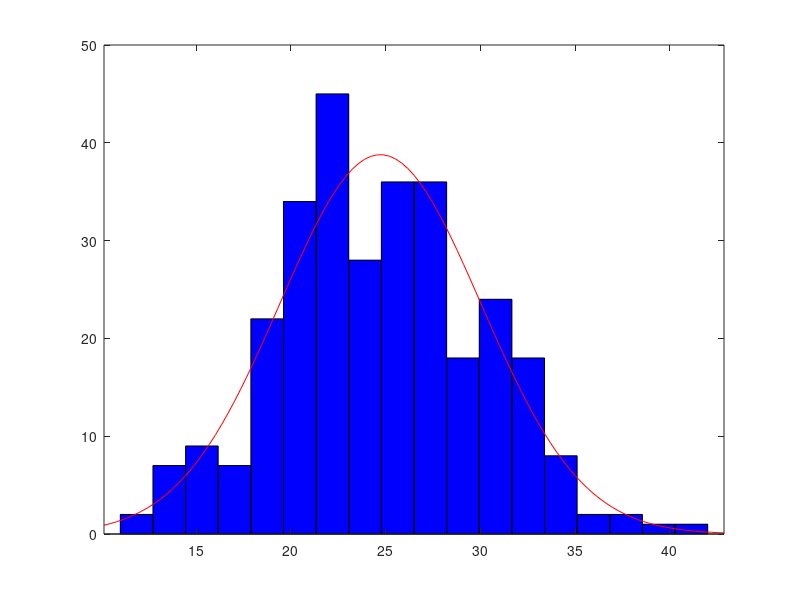

Here is the MATLAB script that generated this plot: (Note: this script raises an error after producing the figure.)
clc
clear
close all
dets = [24, 23, 29, 22, 24, 26, 26, 24, 23, 28, 21, 22, 32, 17, 30, 23, 25,...
       22, 27, 21, 26, 21, 25, 29, 28, 22, 31, 20, 27, 18, 33, 18, 21, 25,...
       28, 29, 24, 31, 24, 20, 22, 19, 25, 21, 31, 13, 27, 24, 21, 33, 27,...
       15, 27, 31, 33, 27, 29, 25, 32, 33, 24, 15, 21, 23, 23, 22, 34, 23,...
       22, 25, 14, 32, 28, 27, 34, 18, 23, 33, 20, 21, 30, 29, 34, 22, 25,...
       31, 34, 24, 24, 21, 33, 29, 19, 26, 23, 30, 27, 20, 29, 16, 23, 17,...
       23, 23, 33, 22, 25, 20, 26, 26, 32, 17, 22, 25, 20, 18, 20, 24, 27,...
       26, 21, 25, 26, 16, 26, 30, 27, 23, 35, 21, 31, 22, 24, 33, 17, 14,...
       28, 35, 19, 31, 24, 22, 17, 25, 22, 31, 24, 28, 29, 28, 21, 27, 12,...
       28, 23, 26, 31, 29, 19, 37, 24, 30, 23, 22, 21, 31, 34, 25, 24, 22,...
       23, 23, 27, 16, 14, 15, 21, 26, 29, 20, 23, 20, 13, 37, 30, 24, 21,...
       26, 27, 27, 25, 19, 29, 24, 25, 28, 18, 27, 30, 26, 30, 26, 25, 17,...
       32, 24, 14, 28, 19, 31, 20, 23, 19, 25, 33, 28, 22, 23, 27, 28, 28,...
       30, 29, 24, 24, 24, 22, 19, 32, 29, 31, 22, 15, 11, 24, 17, 34, 19,...
       18, 26, 28, 24, 29, 21, 24, 20, 24, 20, 23, 42, 21, 15, 26, 36, 24,...
       29, 22, 22, 27, 30, 22, 16, 19, 25, 28, 29, 20, 36, 29, 33, 28, 30,...
       20, 25, 26, 32, 22, 18, 19, 29, 27, 28, 27, 39, 23, 23, 19, 24, 13,...
       24, 23, 32, 20, 21, 26, 19, 18, 31, 19, 20];



dets1 = [ 1,  9,  6,  6,  1,  4,  5,  8, 10,  8,  3,  2,  4,  4,  3,  8, 12,...
        4,  7,  7,  6,  6,  3, 10,  7,  4,  4,  5,  5,  6,  6,  9,  1,  6,...
       10,  4,  6,  6,  6,  5,  9,  6,  7,  2,  0,  4, 10,  0,  9,  4,  5,...
        5,  4,  8,  2, 10,  4,  3,  5,  3,  3,  5,  5,  5,  9,  9,  6,  6,...
        9,  3,  3,  6,  6,  3,  2,  7,  5,  7, 10,  9,  7,  7,  8,  5,  2,...
        2,  8,  2, 10,  4,  6,  9,  9,  7,  5,  2,  7,  9,  8,  7,  5, 13,...
        2,  6,  9,  7,  7,  5,  3,  5,  7,  7,  6,  6,  7,  5,  5,  6,  6,...
        2,  4,  3,  1,  2,  6,  4,  7,  4,  9,  9,  5,  5,  0,  6,  7,  5,...
        4,  7,  5,  6,  6,  6,  6,  6,  2,  3,  5,  1,  5,  8, 12,  7,  2,...
        6,  6,  4,  3,  9,  3,  8,  8,  7,  0, 11,  7,  5, 10,  3,  2,  5,...
        3,  6,  4,  8,  6,  2,  7,  6,  5,  1,  5,  7,  2,  3,  6,  5,  5,...
        5,  5,  8,  3,  3,  7,  3, 10,  4,  4,  9,  9,  3,  4, 12,  6,  7,...
        7,  6,  1,  5,  8,  6,  1,  6,  7,  7,  7,  7,  3,  7,  5,  0,  5,...
        8,  7,  4,  6,  8,  7,  8,  5,  9,  0,  7,  5,  7,  7,  6, 14,  2,...
        2,  8,  5,  3,  2,  7,  1,  9,  2,  6,  9,  3,  2,  5,  9,  6,  4,...
        7,  7,  6,  2,  8,  9,  6,  6,  6,  5,  6,  5,  3, 11,  9,  5,  7,...
        5,  5,  4,  5,  5,  4,  3,  5,  4,  6,  7,  6,  4,  6,  7,  6, 10,...
        9,  1,  3,  9,  8,  7,  5, 10,  7,  0,  4];


h = histfit(dets);
h(1).FaceColor = 'Yellow';
h(2).Color = [.2 .2 .2];
hold on
H = histfit(dets1);
H(1).FaceColor = 'red';
H(2).Color = 'blue';
legend('Deterministic Scheduler','Normal Curve, \mu = 24.7, \sigma = 5.3','Random Walk Scheduler', 'Normal Curve, \mu = 5.6, \sigma = 2.5', fontsize = 10)
title('Histogram plot for number of Detection', 'Interpreter','latex', FontSize=13)
xlabel('Number of unique planet detections', 'Interpreter','latex',FontSize=13)
ylabel('Frequency of Occurance','Interpreter','latex',FontSize=13)
